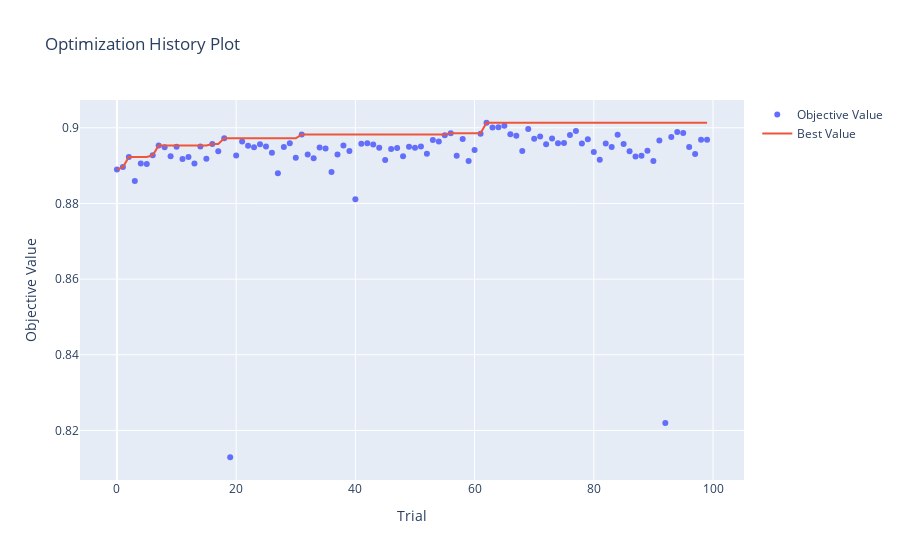

Write notebook code for a chart like this one.
### Markdown cell above
Melhor score r2: Accuracy: 0.9013347174113231 <br>
Best hyperparameters: {'n_estimators': 212, 'learning_rate': 0.9311107326380043, 'loss': 'square'}

### Code cell
optuna.visualization.plot_optimization_history(study_ab)
